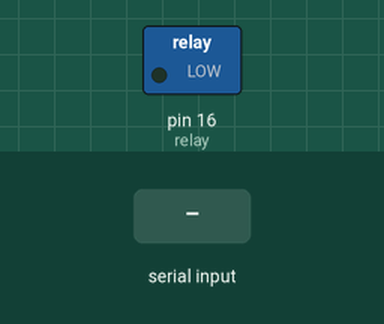
A program run on a simulated MicroPython board. On the bench: switched loads named in the program (green lamp = pin HIGH). The test bench sets the inputs (shaded band).

Above: at 1.2 s.
1.3 s: "1" typed at the serial console, then Enter
At 2.3 s:
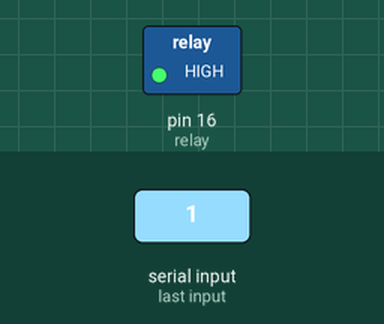
2.8 s: "0" typed at the serial console, then Enter
At 3.5 s:
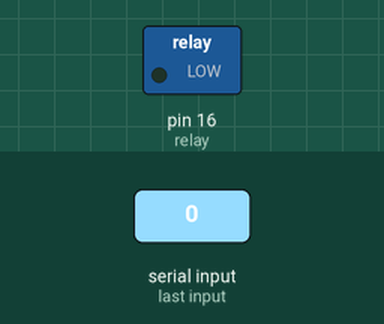
Timing chart, 0 to 5.8 s (numbered marks = the images above; inputs shaded):
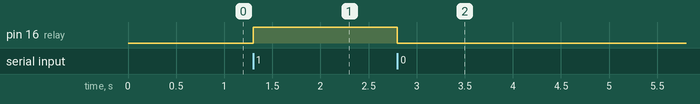

Measured:
- after the input at 1.3 s, pin 16 (relay): LOW → HIGH at once
- after the input at 2.8 s, pin 16 (relay): HIGH → LOW at once

The program:

main.py
```python
import sys
import select
from machine import Pin

relay = Pin(16, Pin.OUT)
relay.value(0)  # Start with relay OFF

poll = select.poll()
poll.register(sys.stdin, select.POLLIN)

buffer = ""

while True:
    events = poll.poll(10)
    if events:
        char = sys.stdin.read(1)
        if char == '\n':
            data = buffer.strip()
            buffer = ""
            if data == '1':
                relay.value(1)  # Turn ON
            elif data == '0':
                relay.value(0)  # Turn OFF
        else:
            buffer += char
```
